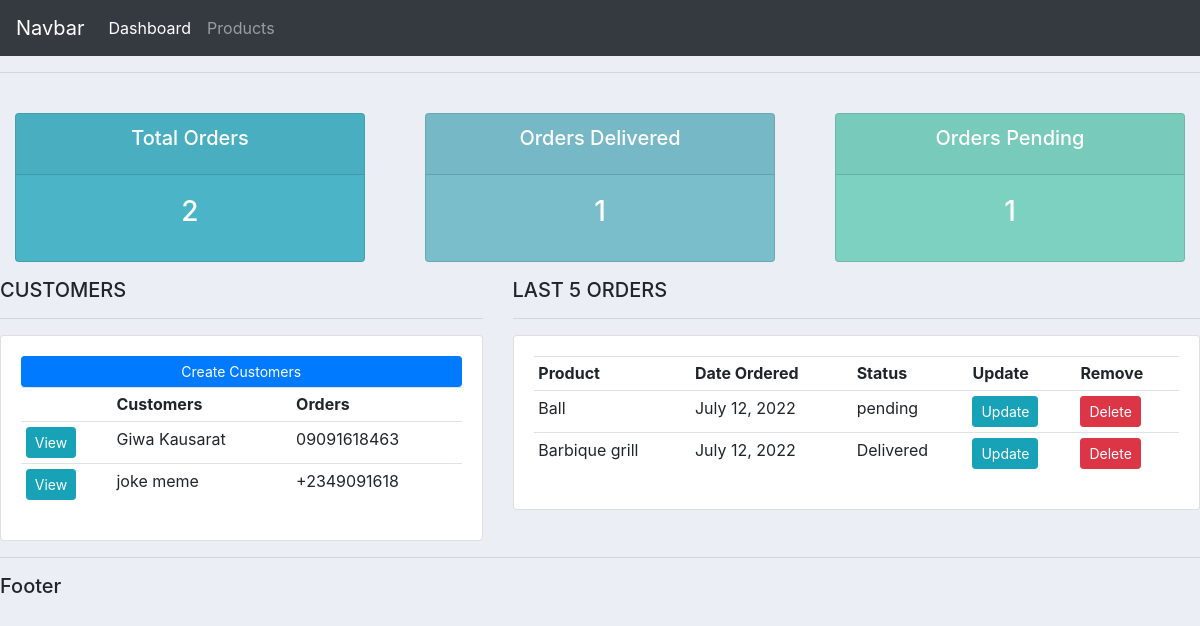
The app's page /, older data.
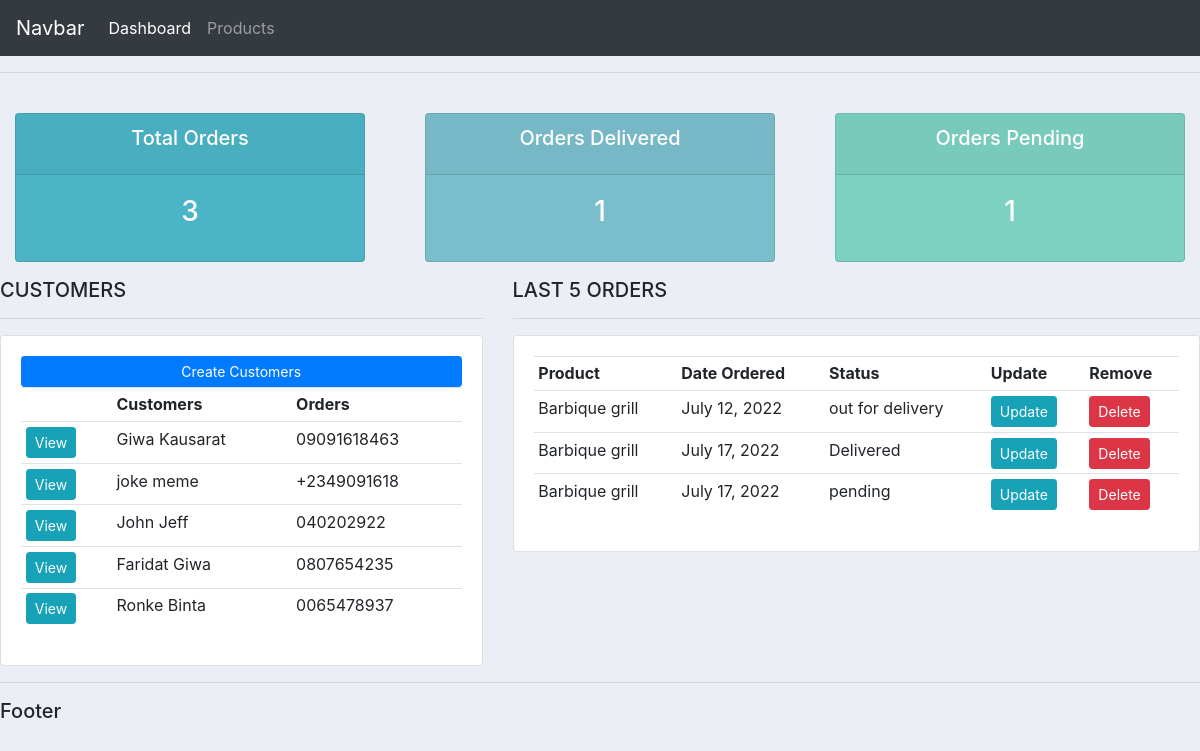
The same page, newer data.
### customers_app/models.py (models this page shows, shortened)
class Customer(models.Model):
    name = models.CharField(max_length=200, null=True)
    phone = models.CharField(max_length=11, null=True)
    email = models.EmailField(null=True)
    date_created = models.DateTimeField(auto_now_add=True)

class Order(models.Model):
    STATUS = (
        ('pending', 'pending'),
        ('out for delivery', 'out for delivery'),
        ('Delivered', 'Delivered'),
    )
    customer = models.ForeignKey(Customer, null=True, on_delete=models.SET_NULL)
    product =  models.ForeignKey(Product, null=True, on_delete=models.SET_NULL)
    date_created = models.DateField(auto_now_add=True)
    status= models.CharField(max_length=200, null=True, choices=STATUS)

class Product(models.Model):
    CATEGORY = (
        ('Indoor', 'Indoor'),
        ('Outdoor', 'Outdoor')
    )
    name = models.CharField(max_length=200, null=True)
    price = models.FloatField(null=True)
    category = models.CharField(max_length=200, null=True, choices=CATEGORY)
    description = models.CharField(max_length=200, null=True, blank=True)
    date_created = models.DateTimeField(auto_now_add=True)
    tag = models.ManyToManyField(Tag)
    def __str__(self):
        return self.name

### customers_app/views.py (the view)
# urls.py: path('', views.home, name='home'),
def home(request):
    orders = Order.objects.all()
    customers = Customer.objects.all()
    total_customers = customers.count()
    total_orders = orders.count()
    delivered = orders.filter(status = 'Delivered').count()
    pending = orders.filter(status = 'pending').count()
    context = {'orders':orders, 'customers':customers, 'total_customers':total_customers,
    'total_orders':total_orders, 'delivered':delivered, 'pending':pending}
    return render(request, 'customers_app/dashboard.html', context)

### templates/customers_app/dashboard.html
{% extends 'customers_app/base.html' %}
{% block content %}
{%include 'customers_app/status.html' %}
<div class="row">
    <div class="col-md-5">
        <h5>CUSTOMERS</h5>
        <hr>
        <div class="card card-body">
            <a class="btn btn-primary btn-sm btm-block" href="">Create Customers</a>
            <table class="table table-sm ">
                <tr>
                    <td></td>
                    <th>Customers</th>
                    <th>Orders</th>
                </tr>
                {%for customer in customers%}
                <tr>
                    <td><a class="btn btn-sm btn-info" href="{%url 'customers' customer.id%}">View</a></td>
                    <td>{{customer.name}}</td>
                    <td>{{customer.phone}}</td>
                </tr>
                {%endfor%}
            </table>
        </div>
    </div>
    <div class="col-md-7">
        <h5>LAST 5 ORDERS</h5>
        <hr>
        <div class="card card-body">
            <table class="table table-sm">
                <tr>
                    <th>Product</th>
                    <th>Date Ordered</th>
                    <th>Status</th>
                    <th>Update</th>
                    <th>Remove</th>
                </tr>
                {%for order in orders %}
                <tr>
                    <td>{{order.product}}</td>
                    <td>{{order.date_created}}</td>
                    <td>{{order.status}}</td>
                    <td ><a class="btn btn-sm btn-info" href="{%url 'update_order' order.id%}">Update</a></td>
                    <td ><a class="btn btn-sm btn-danger" href="{%url 'delete_order' order.id%}">Delete</a></td>
                </tr>
                {%endfor%}
            </table>
        </div>
    </div>
</div>
{% endblock %}

Row changes from the older to the newer data that the page shows:
removed Order: product "Ball", date_created "July 12, 2022", status "pending"
added Customer: name "John Jeff", phone "040202922"
added Customer: name "Faridat Giwa", phone "0807654235"
added Customer: name "Ronke Binta", phone "0065478937"
changed Order: status "Delivered" → "out for delivery"
added Order: product "Barbique grill", date_created "July 17, 2022", status "Delivered"
added Order: product "Barbique grill", date_created "July 17, 2022", status "pending"
Text that changed along with them:
{{ total_orders }}: "2" → "3"
